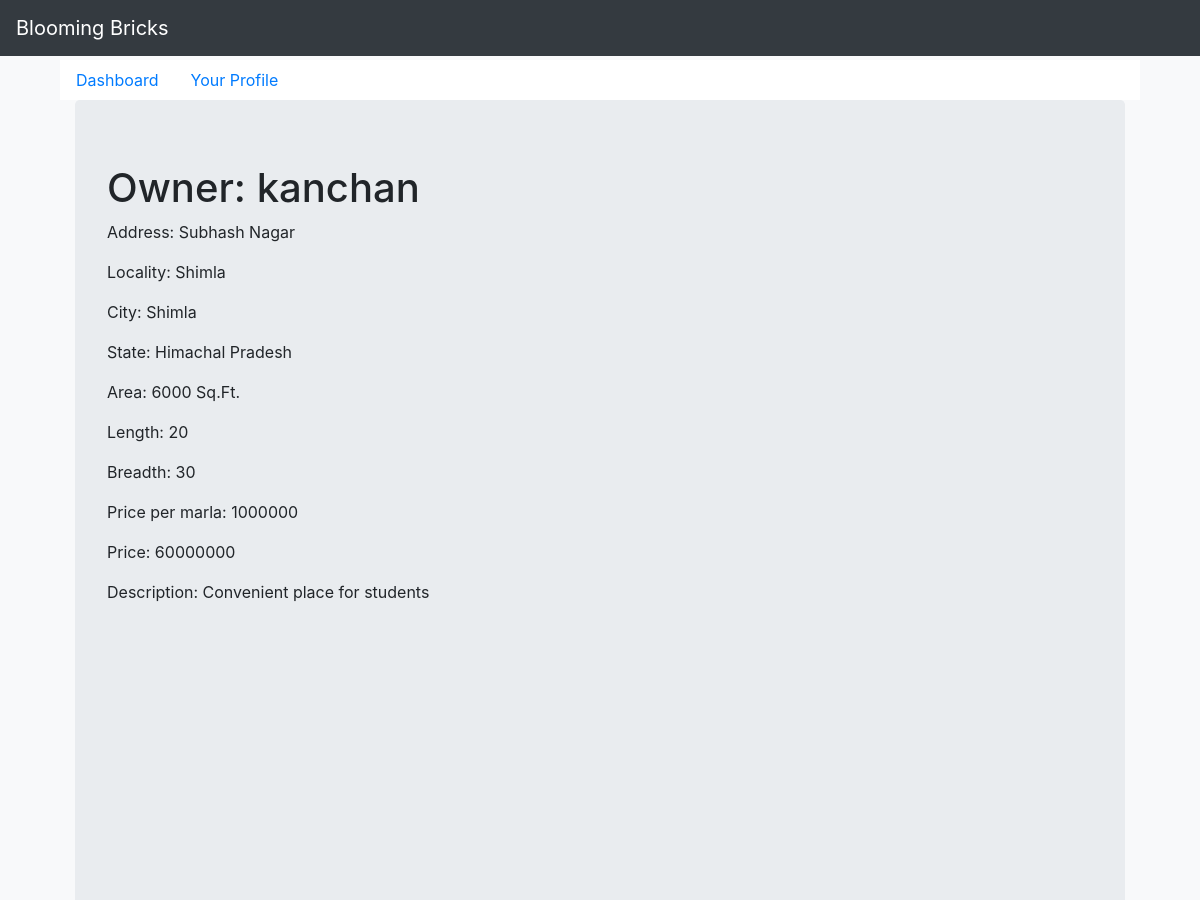
Before: /bbricks/get_land/6/ (upper part) with the older database file.
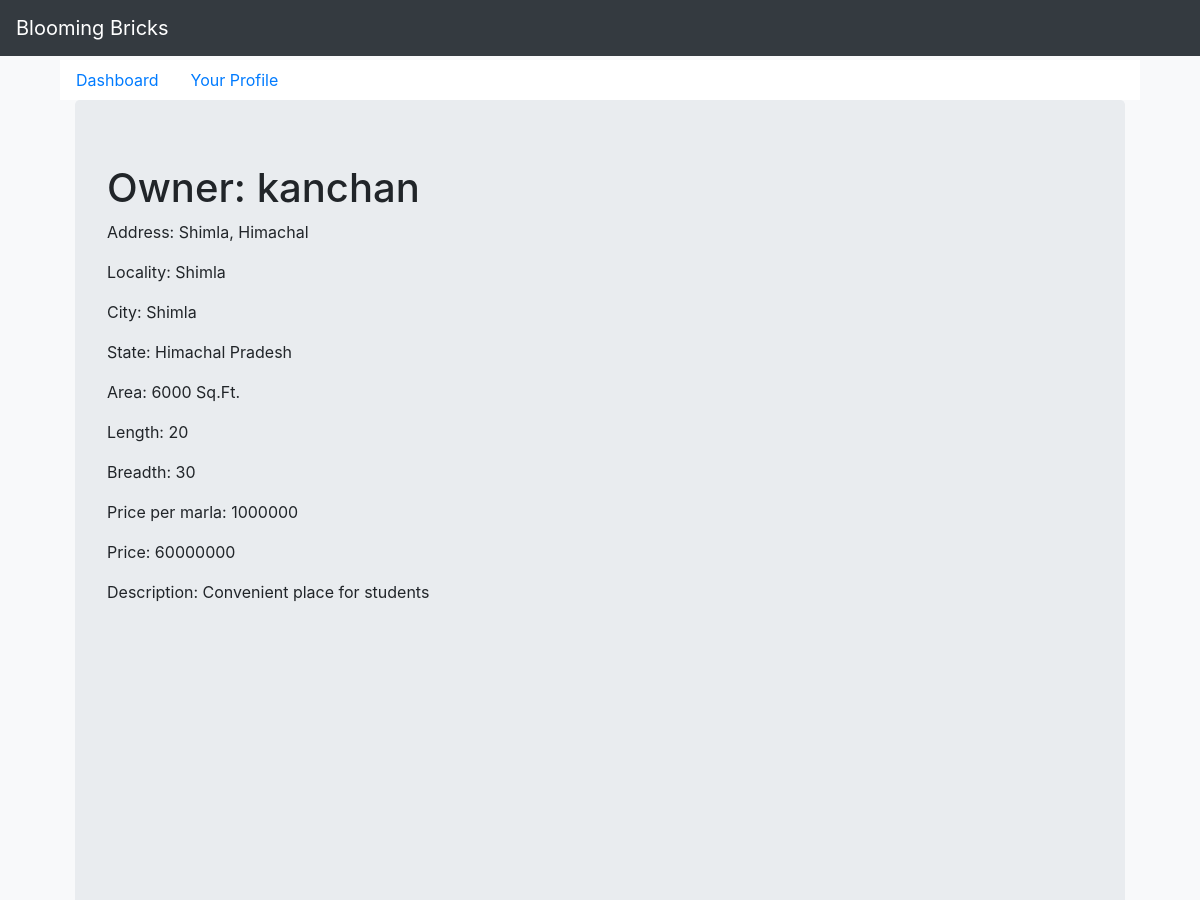
After: the same page with the newer database file.
### bbricks/models.py (models this page shows, shortened)
class Property(models.Model):
    seller = models.ForeignKey(UserProfile, on_delete=models.CASCADE)
    type = models.CharField(max_length=50, choices=[('Apartment', 'Apartment'), ('Land', 'Land'),
                                                    ('Independent House', 'Independent House')])
    posted_for = models.CharField(max_length=50, choices=[('Sale', 'Sale'), ('Rent', 'Rent'),
                                                          ('Paying Guest', 'Paying Guest')])
    posted_by = models.CharField(max_length=10, choices=[('Owner', 'Owner'), ('Dealer', 'Dealer'),
                                                         ('Builder', 'Builder')])
    project_name = models.CharField(max_length=50)
    locality = models.CharField(max_length=50)
    city = models.ForeignKey(City, on_delete=models.CASCADE)
    state = models.ForeignKey(State, on_delete=models.CASCADE)
    address = models.CharField(max_length=200)
    area = models.IntegerField()
    units = models.CharField(max_length=50, choices=[('Marla', 'Marla'), ('Acres', 'Acres'), ('Sq.Ft.', 'Sq.Ft.')])
    description = models.CharField(max_length=500)

class UserProfile(models.Model):
    user = models.OneToOneField(User, on_delete=models.CASCADE)
    photo = models.FileField(upload_to=get_upload_file_name)
    mobile_no = models.CharField(max_length=10)

class City(models.Model):
    city_name = models.CharField(max_length=200)
    state = models.ForeignKey(State, on_delete=models.CASCADE)
    def __str__(self):
        return self.city_name

class State(models.Model):
    state_name = models.CharField(max_length=200)
    def __str__(self):
        return self.state_name

### bbricks/views.py (the view)
# urls.py: url(r'^get_land/(?P<land_id>\d+)/$', views.land),
def land(request, land_id=1):
    l = Land.objects.get(id=land_id)
    p = Sell.objects.get(property=Property.objects.get(id=l.id))
    return render(request, 'bbricks/land.html',
                  {'land': l,
                   'p': p})

### bbricks/templates/bbricks/land.html (shortened to what this page needs)
{% extends 'bbricks/base.html' %}
{% block sidebar %}
        <a class="nav-link" href="/bbricks/loggedin/">Your Profile</a>
{% endblock %}
{% block content %}
<div id="view-property" class="col-lg-12 property-nodule jumbotron" >
    <h1>{{ land.posted_by }}: {{ land.seller.user.username }}</h1>
    <p>Address: <span class="location">{{ land.address }}</span></p>
    <p>Locality: {{ land.locality }}</p>
    <p>City: {{ land.city }}</p>
    <p>State: {{ land.state }}</p>
    <p>Area: {{ land.area }} {{ land.units }}</p>
    <p>Length: {{ land.length }}</p>
    <p>Breadth: {{ land.breadth }}</p>
    <p>Price per marla: {{ land.price_per_merla }}</p>
    <p>Price: {{ p.price }}</p>
    <p>Description: {{ land.description }}</p>
    <div class="map" id="map-canvas" style="width: 480px; height: 480px"></div><br>
</div>
{% endblock %}

Changed rows visible on the page:
changed Property "Owner": address "Subhash Nagar" → "Shimla, Himachal"
